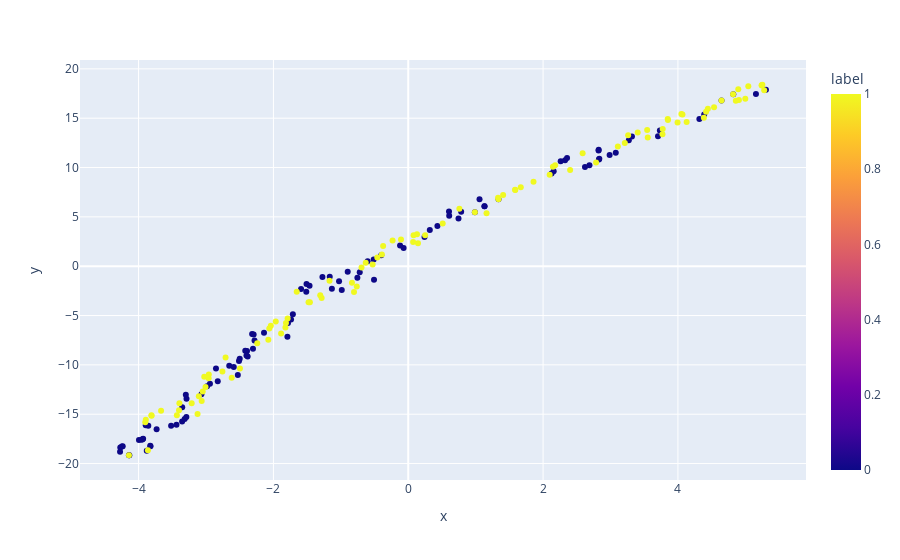

Here is the notebook cell this chart was saved with:
### Code cell
# TSNE for penultimate layer values
# Combine the penultimate layer values and labels

combined_penultimate = zero_penultimate + one_penultimate
combined_labels = [0] * len(zero_penultimate) + [1] * len(one_penultimate)

# Reduce the dimensionality of the embeddings using TSNE
tsne = TSNE(n_components=2, random_state=42)

# Get the embeddings in 2D
embeddings_2d = tsne.fit_transform(combined_penultimate)

# Create a dataframe with the embeddings and labels
df = pd.DataFrame(embeddings_2d, columns=["x", "y"])
df["label"] = combined_labels

# Plot using plotly
import plotly.express as px
fig = px.scatter(df, x="x", y="y", color="label")
fig.show()

### Figure 1 — Plotly figure (JSON) as saved in the notebook; plotly's stock layout.template omitted (floating-point values rounded to 4 significant figures; data arrays with more than 128 entries replaced by an {"elided": "..."} marker saying what was removed)
{"data": [{"hovertemplate": "x=%{x}<br>y=%{y}<br>label=%{marker.color}<extra></extra>", "legendgroup": "", "marker": {"color": {"elided": "200 int values"}, "coloraxis": "coloraxis", "symbol": "circle"}, "mode": "markers", "name": "", "orientation": "v", "showlegend": false, "type": "scatter", "x": {"elided": "200 float values"}, "xaxis": "x", "y": {"elided": "200 float values"}, "yaxis": "y"}], "layout": {"coloraxis": {"colorbar": {"title": {"text": "label"}}, "colorscale": [[0, "#0d0887"], [0.1111, "#46039f"], [0.2222, "#7201a8"], [0.3333, "#9c179e"], [0.4444, "#bd3786"], [0.5556, "#d8576b"], [0.6667, "#ed7953"], [0.7778, "#fb9f3a"], [0.8889, "#fdca26"], [1, "#f0f921"]]}, "legend": {"tracegroupgap": 0}, "margin": {"t": 60}, "xaxis": {"anchor": "y", "domain": [0, 1], "title": {"text": "x"}}, "yaxis": {"anchor": "x", "domain": [0, 1], "title": {"text": "y"}}}}
